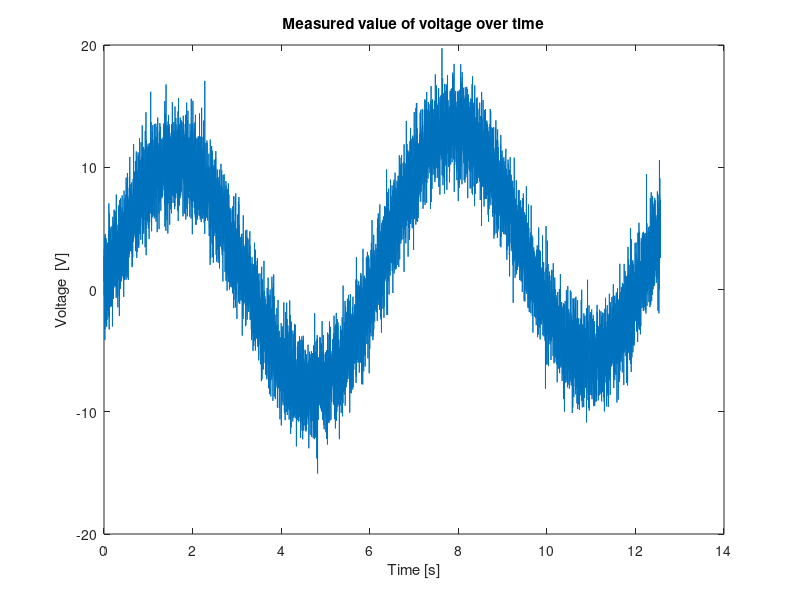

Here is the MATLAB script that generated this plot: (Note: this script raises an error after producing the figure.)
% variabels I will use
n = 10000;                   %number of measurments
A = 10;                      %Amplitude
mu = 0;                      %the average of the random noise is zero
sigma = 0.2*A;               %how large one sigma is
x = linspace(0, 4*pi, n) %since we have 1000 measurments a second we will divide total measurments with 1000
x2 = linspace(-7, 7, n)      %for plotting of the analytic gauss distribution later
analytic_gauss = (1/sqrt(2*pi*sigma^2))*exp(-(x2.^2)/(2*sigma^2)) %analytic gauss function I will use in the last plot

%1 - Getting the data%
accurate_data = A*sin(x);             %the data we would recive without noise and no systematics errors
noise = normrnd(mu,sigma,1, n);       %the randomly distributed gaussian noise 
drift = linspace(0, 0.5*A, n);        %the drift will go from zero to one fifth of the amplitude, this represents a systematic error which gets worse over time
real_data = accurate_data+noise+drift %this will be the measured data

%2 - Plotting the raw data%
figure
plot(x, real_data) %plotting the measured data
title('Measured value of voltage over time')
xlabel('Time [s]')      % x-axis label
ylabel('Voltage  [V]')  % y-axis label

%3 - Making histogram
figure
histogram(real_data, n/500)      %total bars are number of measurments, n, divided by 500, i thought this was an allright amount of bars, but i am unsure about what is common
title('Histogram of measured values of voltage')
xlabel('Voltage [V]')            % x-axis label
ylabel('Number of measurments')  % y-axis label

%{
    This plot tells us that there are more positive measurments of voltage, than negative measurments of voltage.
    Note that because of the x-values we chose, we have 4 local maximums, and only three local minimums. 
    Because of this we get that we have more measuremnts of voltages around +10 than around -10, this is not a lot, but it is a few.
    Another effect of this is the small drift, which means that we should have more measurments of larger values of voltage compared to values around zero, and negative values.
    We see this effect in the histogram
%}

%4 - Histogram of just the noise
figure
histogram(noise, n/500)
title('Histogram of noise on measurments')
xlabel('Noise value')            % x-axis label
ylabel('Number of measurments')  % y-axis label

%5- Histogram of just the noise, normalized with Gaussian ditribution
figure
title('Histogram of noise on measurments')
xlabel('Noise value')            % x-axis label
ylabel('Number of measurments')  % y-axis label
histogram(noise, 16, 'Normalization', 'probability')
hold on
plot(x2, analytic_gauss)
hold off

%6 - finding drift
%{
To find the value of the drift one can use the least squares method. 
To do this we can assume that we see the data and find that it starts at x=0, and is a sin function.
We can then loop over different values, for example: amplitude, frequency and drift.
The intervall we loop over is decided by looking at the graph of the raw
data and approximating by eye which intervall the different values are in.
By finding the indicies which resulted in the best approximation for the
drift we find a value of the drift. This can be done in the following
manner.

different_values = 8;
amplitudes = linspace(7, 13, different_values);
frequency = linspace(7, 13, different_values);
drift = linspace(0, 0.4*A, different_values);
difference = zeros(different_values^3);

for i=1:1:different_values
    for j=1:1:different_values
        for k=1:1:different_values
            difference(i*different_values^2+j*different_values+k) = sum((real_data))-i*j% - drift(k)*amplitudes(i)*sin(x)).^2);
        end  
    end
end

-- Another way could be to try and find the best approximation by using the
function polyval, and try to approximate the sine function with a
polynomial of first degree. By looking at the slope of this approximation we would
find the function of the drift, and can then subtract it from the data

The script would look like this:

[b, a] = polyfit(x, real_data, 1)
drift_approx = a+b*x
data_without_drift = real_data - drift_approx
%}